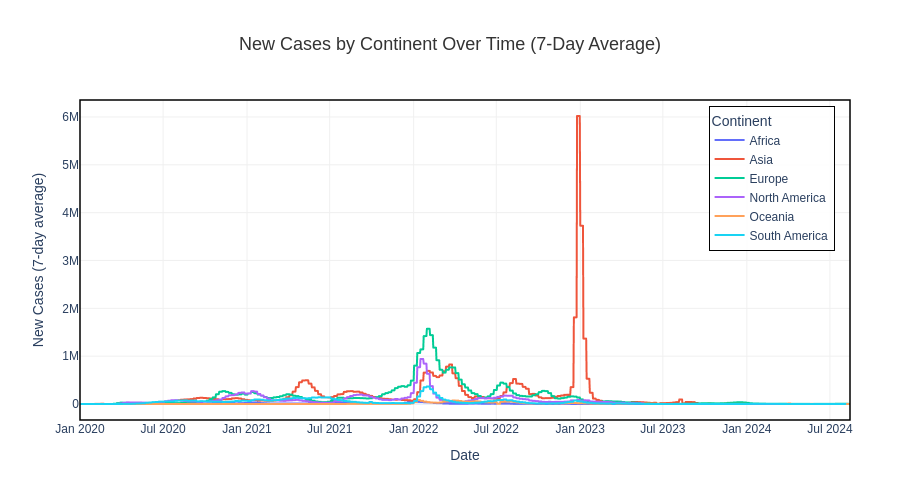

This figure's notebook cell:
### Markdown cell above
### 📉 New Cases by Continent

Each line represents a continent's 7-day average of new daily cases. Note the dramatic Omicron surge in early 2022 across Europe and Asia, while Africa's reported curve remains comparatively flat — partly due to testing limitations.

### Code cell
fig_cont_cases = px.line(
    continent_time_data,
    x='date',
    y='new_cases_7day_ma',
    color='continent',
    title='New Cases by Continent Over Time (7-Day Average)',
    labels={'date': 'Date', 'new_cases_7day_ma': 'New Cases', 'continent': 'Continent'},
    height=500
)

fig_cont_cases.update_traces(mode='lines', line=dict(width=2))

fig_cont_cases = style_plotly_chart(fig_cont_cases,
    'New Cases by Continent Over Time (7-Day Average)',
    'Date',
    'New Cases (7-day average)',
    hovermode='x unified')

fig_cont_cases.show()

# Save the chart
fig_cont_cases.write_html(str(output_dir / "continent_new_cases_over_time.html"))
print("✓ Saved: outputs/charts/continent_new_cases_over_time.html")

### Figure 1 — Plotly figure (JSON) as saved in the notebook; plotly's stock layout.template omitted (floating-point values rounded to 4 significant figures; data arrays with more than 128 entries replaced by an {"elided": "..."} marker saying what was removed)
{"data": [{"hovertemplate": "Continent=Africa<br>Date=%{x}<br>New Cases=%{y}<extra></extra>", "legendgroup": "Africa", "line": {"color": "#636efa", "dash": "solid", "width": 2}, "marker": {"symbol": "circle"}, "mode": "lines", "name": "Africa", "showlegend": true, "type": "scattergl", "x": {"elided": "1674 str values"}, "xaxis": "x", "y": {"elided": "1674 float values"}, "yaxis": "y"}, {"hovertemplate": "Continent=Asia<br>Date=%{x}<br>New Cases=%{y}<extra></extra>", "legendgroup": "Asia", "line": {"color": "#EF553B", "dash": "solid", "width": 2}, "marker": {"symbol": "circle"}, "mode": "lines", "name": "Asia", "showlegend": true, "type": "scattergl", "x": {"elided": "1685 str values"}, "xaxis": "x", "y": {"elided": "1685 float values"}, "yaxis": "y"}, {"hovertemplate": "Continent=Europe<br>Date=%{x}<br>New Cases=%{y}<extra></extra>", "legendgroup": "Europe", "line": {"color": "#00cc96", "dash": "solid", "width": 2}, "marker": {"symbol": "circle"}, "mode": "lines", "name": "Europe", "showlegend": true, "type": "scattergl", "x": {"elided": "1684 str values"}, "xaxis": "x", "y": {"elided": "1684 float values"}, "yaxis": "y"}, {"hovertemplate": "Continent=North America<br>Date=%{x}<br>New Cases=%{y}<extra></extra>", "legendgroup": "North America", "line": {"color": "#ab63fa", "dash": "solid", "width": 2}, "marker": {"symbol": "circle"}, "mode": "lines", "name": "North America", "showlegend": true, "type": "scattergl", "x": {"elided": "1678 str values"}, "xaxis": "x", "y": {"elided": "1678 float values"}, "yaxis": "y"}, {"hovertemplate": "Continent=Oceania<br>Date=%{x}<br>New Cases=%{y}<extra></extra>", "legendgroup": "Oceania", "line": {"color": "#FFA15A", "dash": "solid", "width": 2}, "marker": {"symbol": "circle"}, "mode": "lines", "name": "Oceania", "showlegend": true, "type": "scattergl", "x": {"elided": "1681 str values"}, "xaxis": "x", "y": {"elided": "1681 float values"}, "yaxis": "y"}, {"hovertemplate": "Continent=South America<br>Date=%{x}<br>New Cases=%{y}<extra></extra>", "legendgroup": "South America", "line": {"color": "#19d3f3", "dash": "solid", "width": 2}, "marker": {"symbol": "circle"}, "mode": "lines", "name": "South America", "showlegend": true, "type": "scattergl", "x": {"elided": "1678 str values"}, "xaxis": "x", "y": {"elided": "1678 float values"}, "yaxis": "y"}], "layout": {"font": {"family": "Arial", "size": 12}, "height": 500, "hovermode": "x unified", "legend": {"bgcolor": "rgba(255,255,255,0.9)", "bordercolor": "black", "borderwidth": 1, "orientation": "v", "title": {"text": "Continent"}, "tracegroupgap": 0, "x": 0.98, "xanchor": "right", "y": 0.98, "yanchor": "top"}, "margin": {"b": 80, "l": 80, "r": 50, "t": 100}, "shapes": [{"fillcolor": "rgba(0,0,0,0)", "line": {"color": "black", "width": 1.5}, "type": "rect", "x0": 0, "x1": 1, "xref": "paper", "y0": 0, "y1": 1, "yref": "paper"}], "title": {"font": {"color": "#333333", "size": 18}, "text": "New Cases by Continent Over Time (7-Day Average)", "x": 0.5, "xanchor": "center"}, "xaxis": {"anchor": "y", "domain": [0, 1], "gridcolor": "#f0f0f0", "gridwidth": 1, "showgrid": true, "title": {"text": "Date"}}, "yaxis": {"anchor": "x", "domain": [0, 1], "gridcolor": "#f0f0f0", "gridwidth": 1, "showgrid": true, "title": {"text": "New Cases (7-day average)"}}}}
